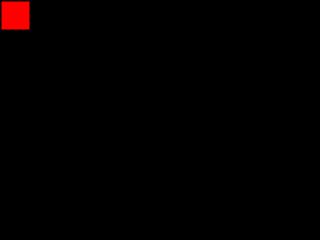
Frame 1 (no input)
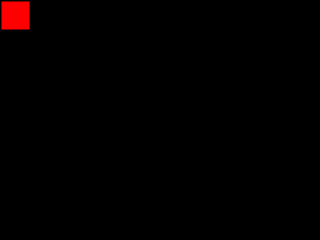
Frame 60 (the mouse pressed at the canvas centre just before this capture)
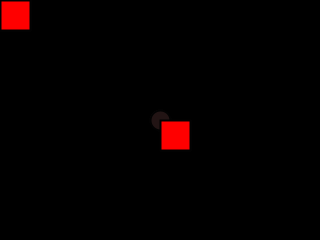
Frame 120 (the mouse held since frame 60 and released just before this capture)

The Processing sketch that drew these frames (run headless with seeded random() and noise(); from frame 60 on, the mouse is pressed at the canvas centre):

// Processing sketch: processing_19190
// ── processing_19190.pde


int angle = 0;
void setup()

{ 
  
  size (320,240);
  background (0);
  smooth();

  
  }
  

void draw()
{
{
   for( int x = 2; x < 20; x++)
    fill (x * 255 /140,20,20);
    strokeWeight(2);
   
    ellipse(mouseX, mouseY, 20, 20);
   }
   
   {
   for( int y = 1; y < 10; y++)
    fill (y*255,0,0);
    stroke(2);
    rect(mouseX, mouseY, 30, 30);
   
   
   }
}
